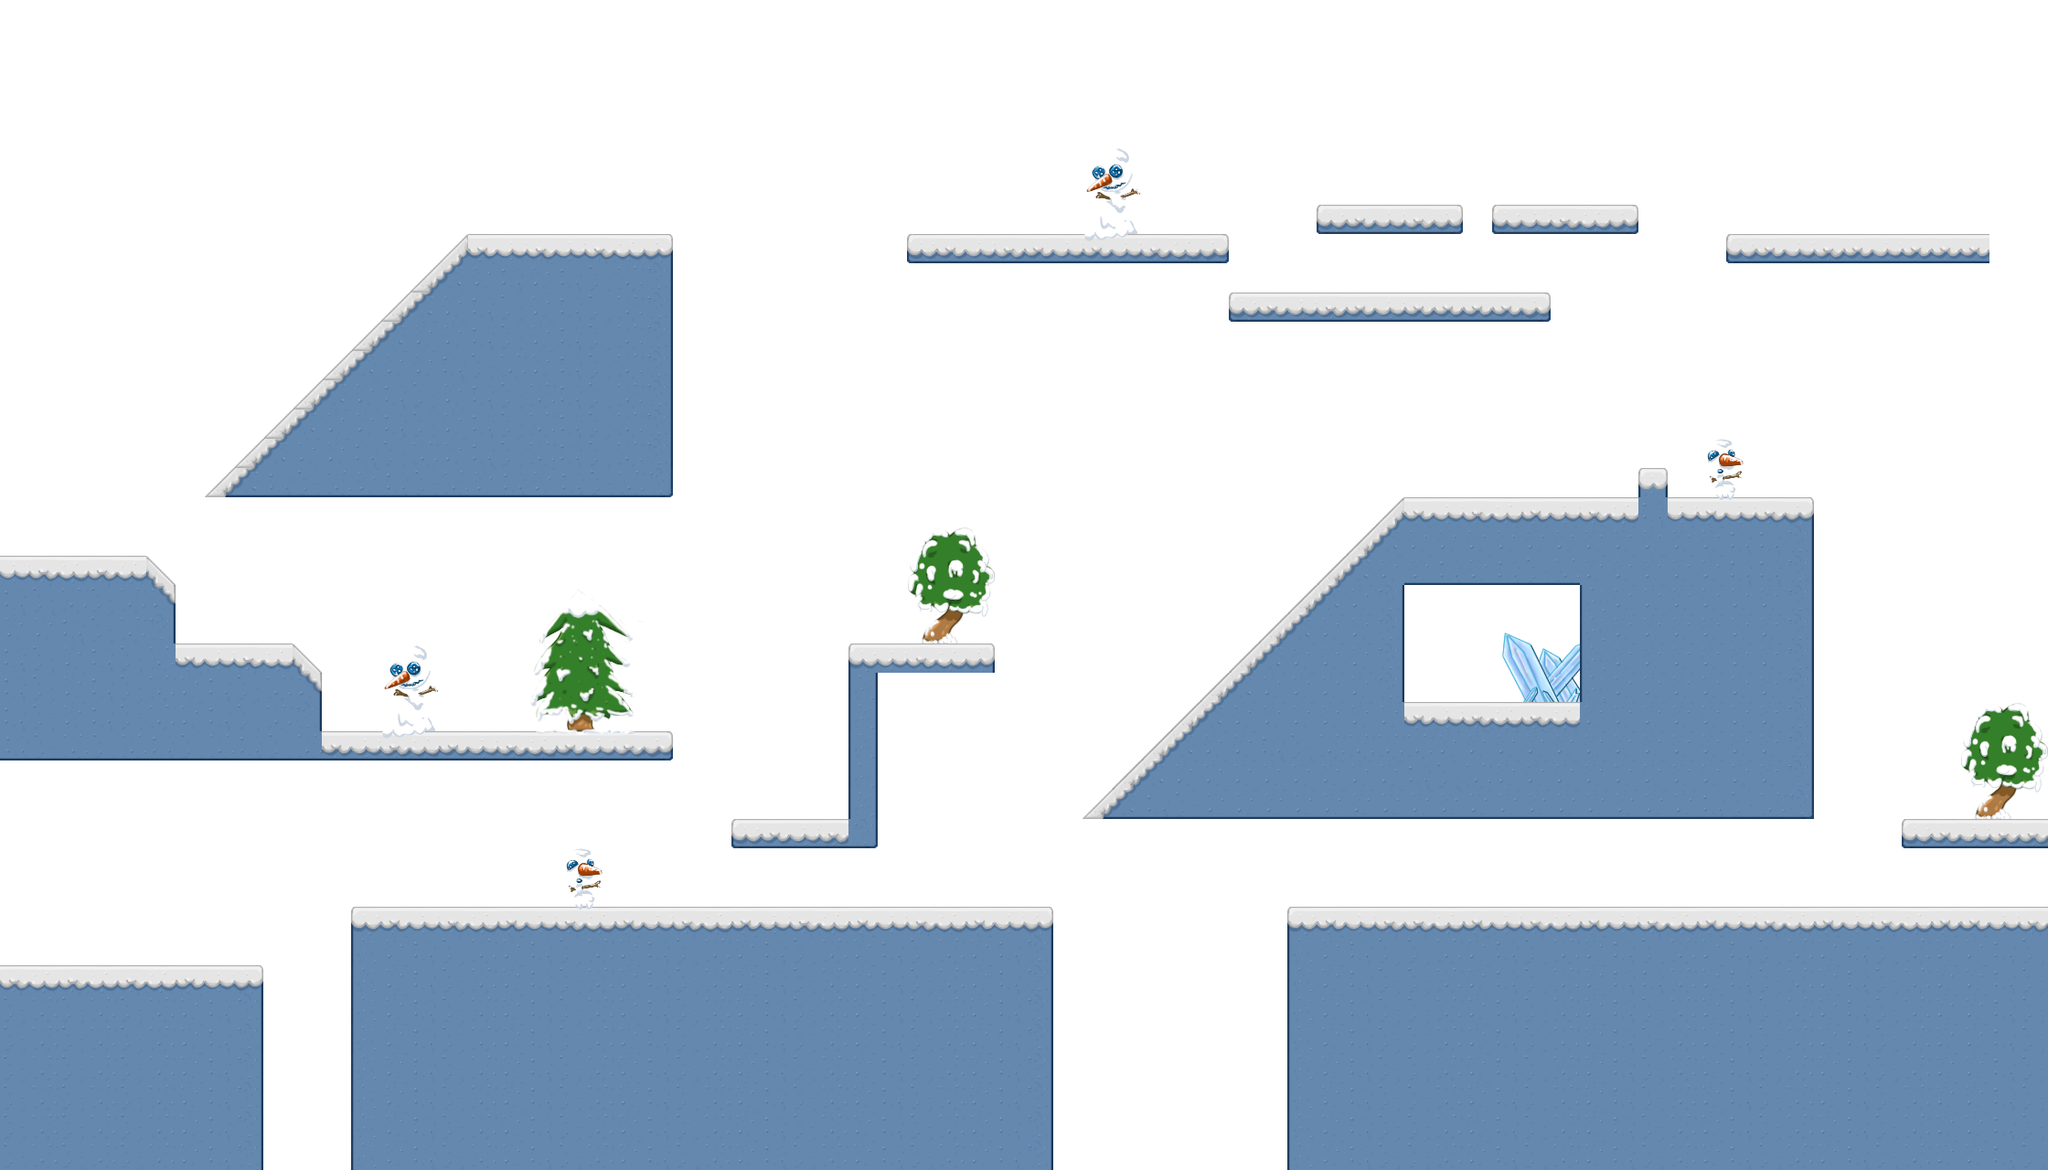

A level layout from a 2D game, rendered from its tile map. Below: a short description, then the map file with tile-grid data replaced by summaries:
An orthogonal 70x40 tile map with 32x32 px tiles, 3 tile layers (background, ground, frontground), 2 tilesets and 7 objects (3x flairy, 2x solflyer, earm, goal).

<map version="1.10" tiledversion="1.10.0" orientation="orthogonal" renderorder="right-down" width="70" height="40" tilewidth="32" tileheight="32" infinite="0" backgroundcolor="#ffffff" nextlayerid="5" nextobjectid="8">
 <properties>
  <property name="FLY" value="3" />
  <property name="JUMP" value="10" />
  <property name="STOP" value="4" />
 </properties>
 <tileset firstgid="1" name="tiles" tilewidth="32" tileheight="32" tilecount="100" columns="10">
  <image source="tiles.png" width="320" height="320" />
  <tile id="0">
   <properties>
    <property name="type" value="TOPL" />
   </properties>
  </tile>
  <tile id="1">
   <properties>
    <property name="type" value="TOP" />
   </properties>
  </tile>
  <tile id="2">
   <properties>
    <property name="type" value="TOP" />
   </properties>
  </tile>
  <tile id="3">
   <properties>
    <property name="type" value="TOP" />
   </properties>
  </tile>
  <tile id="4">
   <properties>
    <property name="type" value="TOP" />
   </properties>
  </tile>
  <tile id="5">
   <properties>
    <property name="type" value="TOPR" />
   </properties>
  </tile>
  <tile id="6">
   <properties>
    <property name="type" value="TOP" />
   </properties>
  </tile>
  <tile id="7">
   <properties>
    <property name="type" value="TOP" />
   </properties>
  </tile>
  <tile id="8">
   <properties>
    <property name="type" value="TOP" />
   </properties>
  </tile>
  <tile id="9">
   <properties>
    <property name="type" value="TOP" />
   </properties>
  </tile>
  <tile id="10">
   <properties>
    <property name="type" value="LEFT" />
   </properties>
  </tile>
  <tile id="15">
   <properties>
    <property name="type" value="RIGHT" />
   </properties>
  </tile>
  <tile id="20">
   <properties>
    <property name="type" value="DGL1" />
   </properties>
  </tile>
  <tile id="21">
   <properties>
    <property name="type" value="NB" />
   </properties>
  </tile>
  <tile id="22">
   <properties>
    <property name="type" value="NB" />
   </properties>
  </tile>
  <tile id="23">
   <properties>
    <property name="type" value="DGR1" />
   </properties>
  </tile>
  <tile id="31">
   <properties>
    <property name="type" value="DGL1" />
   </properties>
  </tile>
  <tile id="32">
   <properties>
    <property name="type" value="DGR1" />
   </properties>
  </tile>
  <tile id="35">
   <properties>
    <property name="type" value="DGR1" />
   </properties>
  </tile>
  <tile id="36">
   <properties>
    <property name="type" value="NB" />
   </properties>
  </tile>
  <tile id="38">
   <properties>
    <property name="type" value="NB" />
   </properties>
  </tile>
  <tile id="39">
   <properties>
    <property name="type" value="NB" />
   </properties>
  </tile>
  <tile id="40">
   <properties>
    <property name="type" value="BDGL1" />
   </properties>
  </tile>
  <tile id="41">
   <properties>
    <property name="type" value="NB" />
   </properties>
  </tile>
  <tile id="42">
   <properties>
    <property name="type" value="NB" />
   </properties>
  </tile>
  <tile id="43">
   <properties>
    <property name="type" value="BDGR1" />
   </properties>
  </tile>
  <tile id="44">
   <properties>
    <property name="type" value="DGR1" />
   </properties>
  </tile>
  <tile id="46">
   <properties>
    <property name="type" value="DGR1" />
   </properties>
  </tile>
  <tile id="47">
   <properties>
    <property name="type" value="DGL1" />
   </properties>
  </tile>
  <tile id="48">
   <properties>
    <property name="type" value="TOPRL" />
   </properties>
  </tile>
  <tile id="49">
   <properties>
    <property name="type" value="TOPRL" />
   </properties>
  </tile>
  <tile id="50">
   <properties>
    <property name="type" value="LEFT" />
   </properties>
  </tile>
  <tile id="51">
   <properties>
    <property name="type" value="DGL1" />
   </properties>
  </tile>
  <tile id="52">
   <properties>
    <property name="type" value="DGR1" />
   </properties>
  </tile>
  <tile id="53">
   <properties>
    <property name="type" value="RIGHT" />
   </properties>
  </tile>
  <tile id="54">
   <properties>
    <property name="type" value="DGL1" />
   </properties>
  </tile>
  <tile id="55">
   <properties>
    <property name="type" value="BDGR1" />
   </properties>
  </tile>
  <tile id="58">
   <properties>
    <property name="type" value="RL" />
   </properties>
  </tile>
  <tile id="61">
   <properties>
    <property name="type" value="RIGHT" />
   </properties>
  </tile>
  <tile id="62">
   <properties>
    <property name="type" value="LEFT" />
   </properties>
  </tile>
  <tile id="63">
   <properties>
    <property name="type" value="BDGL1" />
   </properties>
  </tile>
  <tile id="65">
   <properties>
    <property name="type" value="DGL1" />
   </properties>
  </tile>
  <tile id="68">
   <properties>
    <property name="type" value="RL" />
   </properties>
  </tile>
  <tile id="70">
   <properties>
    <property name="type" value="LEFT" />
   </properties>
  </tile>
  <tile id="75">
   <properties>
    <property name="type" value="RIGHT" />
   </properties>
  </tile>
  <tile id="80">
   <properties>
    <property name="type" value="TOP" />
   </properties>
  </tile>
  <tile id="81">
   <properties>
    <property name="type" value="TOP" />
   </properties>
  </tile>
  <tile id="82">
   <properties>
    <property name="type" value="TOP" />
   </properties>
  </tile>
  <tile id="83">
   <properties>
    <property name="type" value="TOP" />
   </properties>
  </tile>
  <tile id="84">
   <properties>
    <property name="type" value="TOP" />
   </properties>
  </tile>
  <tile id="85">
   <properties>
    <property name="type" value="TOP" />
   </properties>
  </tile>
 </tileset>
 <tileset firstgid="101" name="props" tilewidth="32" tileheight="32" tilecount="100" columns="10">
  <image source="props.png" width="320" height="320" />
 </tileset>
 <layer id="1" name="background" width="70" height="40">
  <data>[2800 cells, 0 non-empty, 0 distinct tile ids]</data>
 </layer>
 <layer id="2" name="ground" width="70" height="40">
  <data>[2800 cells, 925 non-empty, 40 distinct tile ids]</data>
 </layer>
 <layer id="3" name="frontground" width="70" height="40">
  <data>[2800 cells, 228 non-empty, 75 distinct tile ids]</data>
 </layer>
 <objectgroup id="4" name="avatars">
  <object id="1" name="earm" gid="25" x="1172" y="235" width="32" height="32" />
  <object id="2" name="solflyer" gid="35" x="321" y="1150" width="32" height="32" />
  <object id="3" name="flairy" gid="37" x="1619" y="739" width="32" height="32" />
  <object id="4" name="flairy" gid="37" x="996" y="684" width="32" height="32" />
  <object id="5" name="flairy" gid="37" x="1397" y="308" width="32" height="32" />
  <object id="6" name="solflyer" gid="35" x="1602" y="316" width="32" height="32" />
  <object id="7" name="goal" gid="26" x="1929" y="242" width="32" height="32" />
 </objectgroup>
</map>
